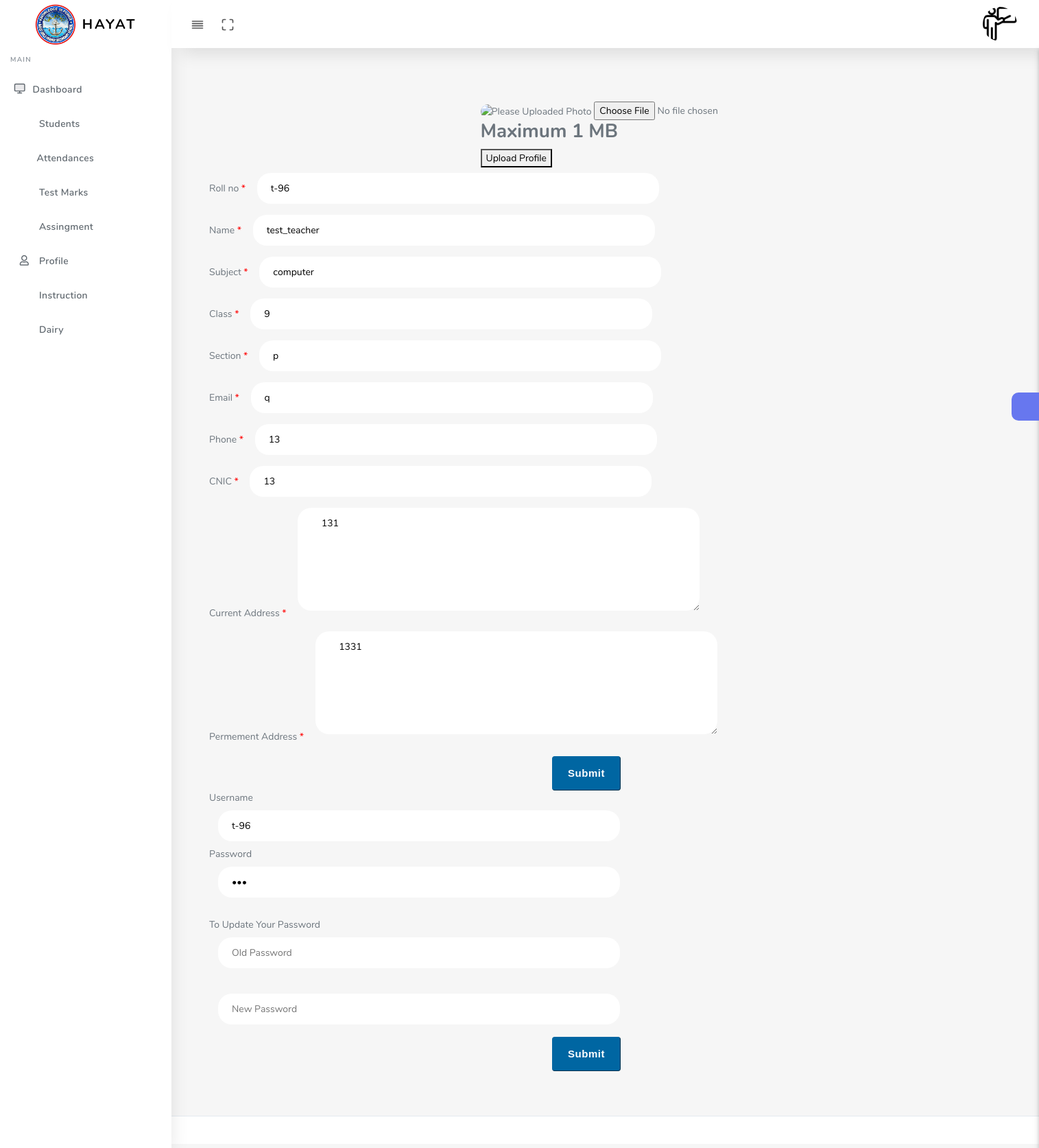
/teacher/profile.php (signed in), run on the app's committed database.
### tables this page shows
CREATE TABLE `teachers` (
  `t_id` varchar(100) NOT NULL COMMENT 'Roll Number/Gr.Number of Teacher',
  `name` varchar(30) NOT NULL,
  `class` varchar(10) NOT NULL,
  `subject` varchar(20) NOT NULL,
  `section` varchar(20) NOT NULL,
  `username` varchar(20) NOT NULL,
  `email` varchar(50) NOT NULL,
  `password` varchar(30) NOT NULL,
  `t_cnic` int(30) NOT NULL,
  `t_phone` int(20) NOT NULL,
  `address` varchar(200) NOT NULL,
  `p_address` varchar(255) NOT NULL COMMENT 'Parament Address',
  `acc_approval` int(1) NOT NULL DEFAULT '0',
  `class_teacher` varchar(20) NOT NULL DEFAULT 'none',
  `user_image` varchar(255) NOT NULL DEFAULT '0',
  `online_status` bit(1) NOT NULL,
  `profile_lock` int(2) NOT NULL,
  `addedby` text NOT NULL COMMENT 'admin name',
  `Is_Active` bit(1) NOT NULL,
  `Is_Delete` bit(1) NOT NULL
);

### teacher/profile.php (the view, shortened to what this page needs)
<?php
include '../connection/config.php';
$tid = $_SESSION["t_id"];
$sql_t = "SELECT * FROM `teachers` where t_id = '$tid'";
$result_t = mysqli_query($conn,$sql_t);
while($row = mysqli_fetch_assoc($result_t)){
        $t_id = $row['t_id'];
        $name = $row['name'];
        $class =  $row['class'];
        $sec =  $row['section'];
        $email = $row['email'];
        $t_phone =  $row['t_phone'];
        $address =  $row['address'];
        $t_cnic =  $row['t_cnic'];
        $subject =  $row['subject'];
        $paddress = $row['p_address'];
        $username =  $row['username'];
        $password =  $row['password'];
}
$sql_img = "select user_image from teachers where t_id ='$tid' and user_image = '0'";
$conn_img = mysqli_query($conn,$sql_img);
$p_img= mysqli_num_rows($conn_img);
$sql_img = "select user_image from teachers where t_id ='$tid'";
$conn_img = mysqli_query($conn,$sql_img);
while($row = mysqli_fetch_assoc($conn_img)){
  $uimg = $row['user_image'];
}
?>
<!DOCTYPE html>
<html lang="en">
<head>
  <link rel="stylesheet" href="assets/css/app.min.css">
  <link rel="stylesheet" href="assets/css/style.css">
  <link rel="stylesheet" href="assets/css/components.css">
  <link rel="stylesheet" href="assets/css/custom.css">
</head>
<body>
  <div id="app">
    <div class="main-wrapper main-wrapper-1">
      <div class="navbar-bg"></div>
      <nav class="navbar navbar-expand-lg main-navbar sticky">
        <div class="form-inline mr-auto">
          <ul class="navbar-nav mr-3">
            <li><a href="#" data-toggle="sidebar" class="nav-link nav-link-lg
									collapse-btn"> <i data-feather="align-justify"></i></a></li>
            <li><a href="#" class="nav-link nav-link-lg fullscreen-btn">
                <i data-feather="maximize"></i>
              </a></li>
          </ul>
        </div>
        <ul class="navbar-nav navbar-right">
          <li class="dropdown"><a href="#" data-toggle="dropdown"
              class="nav-link dropdown-toggle nav-link-lg nav-link-user">
<?php
    if($p_img == 1){
      echo  "<img id='profileImage' src='assets/img/teacher.png' alt='Please Uploaded Photo'>";
}else{
   echo  "<img id='profileImage' src='$uimg' class='user-img-radious-style' alt='Uploaded Photo'>";
}
?>
      <span class="d-sm-none d-lg-inline-block"></span></a>
          </li>
        </ul>
      </nav>
      <div class="main-sidebar sidebar-style-2">
        <aside id="sidebar-wrapper">
          <div class="sidebar-brand">
            <a href="index.html"> <img alt="image" src="../assets/images/logo.jpg" id="logo_header" class="header-logo" /> <span
                class="logo-name">HAYAT</span>
            </a>
          </div>
          <ul class="sidebar-menu">
            <li class="menu-header">Main</li>
            <li class="dropdown">
              <a href="dashboard.php" class="nav-link"><i data-feather="monitor"></i><span>Dashboard</span></a>
            </li>
            <li class="dropdown">
              <a href="select_s.php" class="nav-link"><i class="fas fa-user-graduate"></i><span>Students</span></a>
            </li>
            <li class="dropdown">
              <a href="pre_att.php" class="nav-link"><i class="fa fa-tasks" aria-hidden="true"></i><span>Attendances</span></a>
            </li>
            <li class="dropdown">
              <a href="marks.php" class="nav-link"><i class="fas fa-book-open"></i><span>Test Marks</span></a>
            </li>
            <li class="dropdown">
              <a href="assingment.php" class="nav-link"><i class="fas fa-shapes"></i><span>Assingment</span></a>
            </li>
            <li class="dropdown">
              <a href="profile.php" class="nav-link"><i class="far fa-user"></i><span>Profile</span></a>
            </li>
            <li class="dropdown">
              <a href="instruction.php" class="nav-link"><i class="fas fa-book-open"></i><span>Instruction</span></a>
            </li>
            <li class="dropdown">
              <a href="dairy.php" class="nav-link"><i class="fas fa-book-open"></i><span>Dairy</span></a>
            </li>
          </ul>
        </aside>
      </div>
      <div class="main-content">
        <section class="section">
          <div class="section-body">
    <div class="info">
    <form method="post">
    <div class="profile_pic">
    <?php
    if($p_img == 1){
      echo  "<img id='profileImage' src='/centut/icon.png' id='profile_image' alt='Please Uploaded Photo'>
      <form action='../profile_img/profileupload.php?id=$tid' method='POST' enctype='multipart/form-data'>
      <input type='file' name='image' value='Upload Image' class='fileToUpload-btn'>
      <h3 id='text' >Maximum 1 MB</h3>
      <button class='fileToUpload' name='teacher'>Upload Profile</button>
      </form>";
}else{
   echo  "<img src='$uimg' id='profile_image' alt='Uploaded Photo'>";
}
?>
    </div>
<div>
    <form action="profile.php" method="post" class='form_data'>
    <label>
    Roll no
    <span id="req">*</span>
    </label>
    <input class="data_st" type="text" name="t_id" value="<?php echo $t_id;?>" placeholder="Enter Roll No" readonly> <br>
    <label>
    Name
    <span id="req">*</span>
    </label>
    <input class="data_st" type="text" name="name" value="<?php echo $name;?>" placeholder="Enter Name" readonly> <br>
    <label>
    Subject
    <span id="req">*</span>
    </label>
    <input class="data_st" type="text" name="subject" value="<?php echo $subject;?>" placeholder="Enter Subject" readonly> <br>
    <label>
    Class
    <span id="req">*</span>
    </label>
    <input class="data_st" type="text" name="class" value="<?php echo $class;?>" placeholder="Enter class" readonly> <br>
    <label>
    Section
    <span id="req">*</span>
    </label>
    <input class="data_st" type="text" name="sec" value="<?php echo $sec;?>" placeholder="Enter Section" readonly> <br>
    <label>
    Email
    <span id="req">*</span>
    </label>
    <input class="data_st" type="text" name="email" value="<?php echo $email;?>" placeholder="Enter Email"> <br>
    <label>
    Phone
    <span id="req">*</span>
    </label>
    <input class="data_st" type="text" name="t_phone" value="<?php echo $t_phone;?>" placeholder="Enter Your Phone Number"> <br>
    <label>
    CNIC
    <span id="req">*</span>
    </label>
    <input class="data_st" type="text" name="t_cnic" value="<?php echo $t_cnic;?>" placeholder="Enter Your CNIC"> <br>
    <label>
    Current Address
    <span id="req">*</span>
    </label>
    <textarea id="address" class="data_st" name="address" rows="6" cols="50">
    <?php echo $address;?>
    </textarea>
    <br>
    <label>
    Permement Address
    <span id="req">*</span>
    </label>
    <textarea id="address" class="data_st" name="p_address" rows="6" cols="50">
    <?php echo $paddress;?>
    </textarea>
    <br>
    <input type="submit" value="Submit" class="btn" name="submit_profile_info">
    </form>
</div>
<div class="registration">
Username <br>
<input class="data_st" type="" name="" class="data_st" id="" value="<?php echo $username; ?>" readonly> <br>
Password <br>
<input class="data_st" type="password" name="" class="data_st" id="" value="<?php echo $password; ?>" readonly> <br>
</div>
<br>
<div class="resetpassword">
<form action="" method="post">
To Update Your Password <br>
<input type="text" name="oldpass" class="data_st" placeholder="Old Password"><br>
<br>
<input type="text" name="newpass" class="data_st" placeholder="New Password"><br>
<input type="submit" value="Submit" name="passreset" class="btn">
</form>
</div>
          </div>
        </section>
        <div class="settingSidebar">
          <a href="javascript:void(0)" class="settingPanelToggle"> <i class="fa fa-spin fa-cog"></i>
          </a>
        </div>
      </div>
      <footer class="main-footer">
      </footer>
    </div>
  </div>
</body>
</html>

### teacher/profile.php (style rules this page uses)
#logo_header { width: 60px; height: 60px; }
#profileImage { width: 50px; height: 50px; border-radius: 30px; }
#req { color: red; }
.data_st { width: 40%; padding: 12px 20px; margin: 8px 0; margin-left: 13px; border-width:0px; border:none; outline-style: 1px solid #eee; border-radius: 20px; }
.info { width: 100vw; padding: 25px; }
.btn { background: #0066A2; color: white; border-style: outset; border-color: #0066A2; height: 50px; width: 100px; font: bold 15px arial, sans-serif; text-shadow:none; margin-top: 10px; margin-left: 500px; }
.profile_pic { width: 100vw; padding-left: 27%; }

### data on the page
teachers: t_id "t-96", name "test_teacher", subject "computer", class "9", sec "p", email "q", t_phone "13", t_cnic "13", address "131", p_address "1331", username "t-96"
